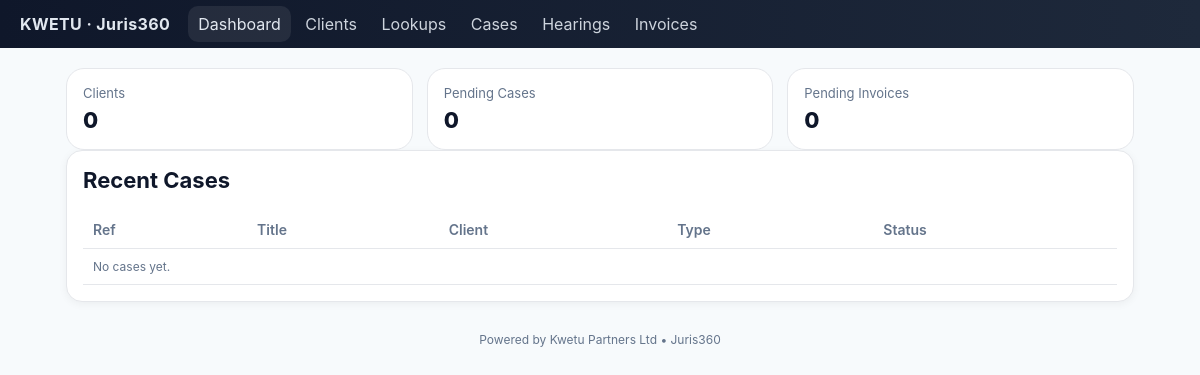
Before: / with the older database file.
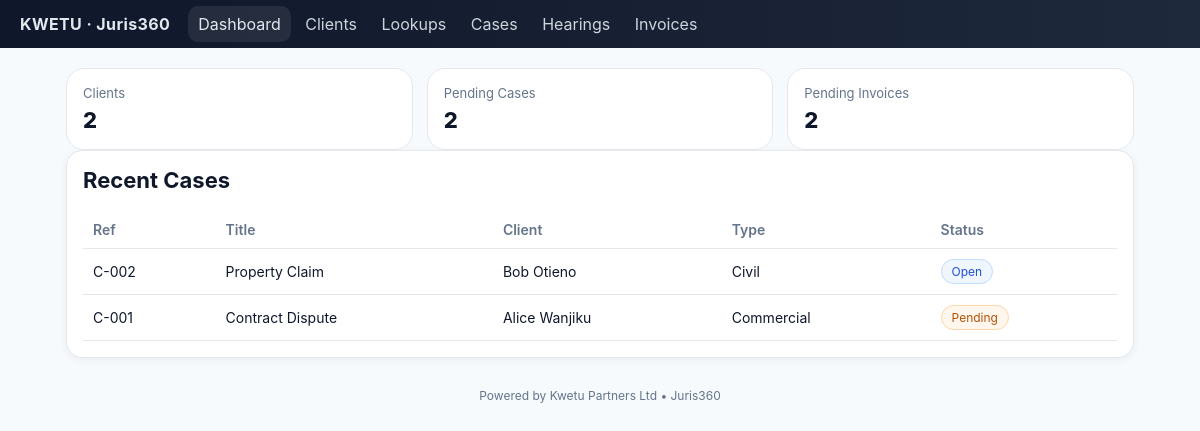
After: the same page with the newer database file.
### app.py (models this page shows)
class Case(db.Model):
    id = db.Column(db.Integer, primary_key=True)
    ref = db.Column(db.String(40), nullable=False)
    title = db.Column(db.String(200), nullable=False)
    client_id = db.Column(db.Integer, db.ForeignKey('client.id'), nullable=False)
    case_type_id = db.Column(db.Integer, db.ForeignKey('case_type.id'), nullable=False)
    status_id = db.Column(db.Integer, db.ForeignKey('case_status.id'), nullable=False)
    opened_on = db.Column(db.Date, default=date.today)
    next_hearing_date = db.Column(db.Date, nullable=True)
    client = db.relationship('Client', back_populates='cases')
    case_type = db.relationship('CaseType', back_populates='cases')
    status = db.relationship('CaseStatus', back_populates='cases')
    hearings = db.relationship('Hearing', back_populates='case', cascade='all, delete-orphan')
    invoices = db.relationship('Invoice', back_populates='case', cascade='all, delete-orphan')

class Client(db.Model):
    id = db.Column(db.Integer, primary_key=True)
    name = db.Column(db.String(120), nullable=False)
    phone = db.Column(db.String(50))
    email = db.Column(db.String(120))
    address = db.Column(db.String(200))
    cases = db.relationship('Case', back_populates='client', cascade='all, delete-orphan')
    invoices = db.relationship('Invoice', back_populates='client', cascade='all, delete-orphan')

class CaseType(db.Model):
    id = db.Column(db.Integer, primary_key=True)
    name = db.Column(db.String(80), unique=True, nullable=False)
    cases = db.relationship('Case', back_populates='case_type')

class CaseStatus(db.Model):
    id = db.Column(db.Integer, primary_key=True)
    name = db.Column(db.String(40), unique=True, nullable=False)
    cases = db.relationship('Case', back_populates='status')
    hearings = db.relationship('Hearing', back_populates='status')
    invoices = db.relationship('Invoice', back_populates='status')

### app.py (the view)
@app.route('/')
def dashboard():
    recent = Case.query.order_by(Case.id.desc()).limit(5).all()
    return render_template('dashboard.html', active='dashboard', metrics=_metrics(), recent_cases=recent)

### app.py (called while the page is built)
def _metrics():
    clients = Client.query.count()
    pending_cases = Case.query.join(CaseStatus).filter(CaseStatus.name.in_(['Pending','Open'])).count()
    pending_invoices = Invoice.query.join(CaseStatus).filter(CaseStatus.name.in_(['Pending','Open'])).count()
    return {'clients': clients, 'pending_cases': pending_cases, 'pending_invoices': pending_invoices}

### templates/dashboard.html
{% extends "base.html" %}
{% block content %}
<div class="kpi">
  <div class="tile">
    <div class="label">Clients</div>
    <div class="value">{{ metrics.clients }}</div>
  </div>
  <div class="tile">
    <div class="label">Pending Cases</div>
    <div class="value">{{ metrics.pending_cases }}</div>
  </div>
  <div class="tile">
    <div class="label">Pending Invoices</div>
    <div class="value">{{ metrics.pending_invoices }}</div>
  </div>
</div>
<div class="card">
  <div class="section-head">
    <h1>Recent Cases</h1>
  </div>
  <table>
    <thead><tr><th>Ref</th><th>Title</th><th>Client</th><th>Type</th><th>Status</th></tr></thead>
    <tbody>
      {% for c in recent_cases %}
      <tr>
        <td>{{ c.ref }}</td>
        <td>{{ c.title }}</td>
        <td>{{ c.client.name }}</td>
        <td>{{ c.case_type.name }}</td>
        <td>
          <span class="badge {{ c.status.name|lower }}">{{ c.status.name }}</span>
        </td>
      </tr>
      {% endfor %}
      {% if not recent_cases %}
      <tr><td colspan="5" class="small">No cases yet.</td></tr>
      {% endif %}
    </tbody>
  </table>
</div>
{% endblock %}

Changed rows visible on the page:
added Case: ref "C-002", title "Property Claim", client.name "Bob Otieno", case_type.name "Civil", status.name "Open"
added Case: ref "C-001", title "Contract Dispute", client.name "Alice Wanjiku", case_type.name "Commercial", status.name "Pending"
Other visible differences:
{{ metrics.clients }}: "0" → "2"
{{ metrics.pending_cases }}: "0" → "2"
{{ metrics.pending_invoices }}: "0" → "2"
text no longer shown: "No cases yet."
